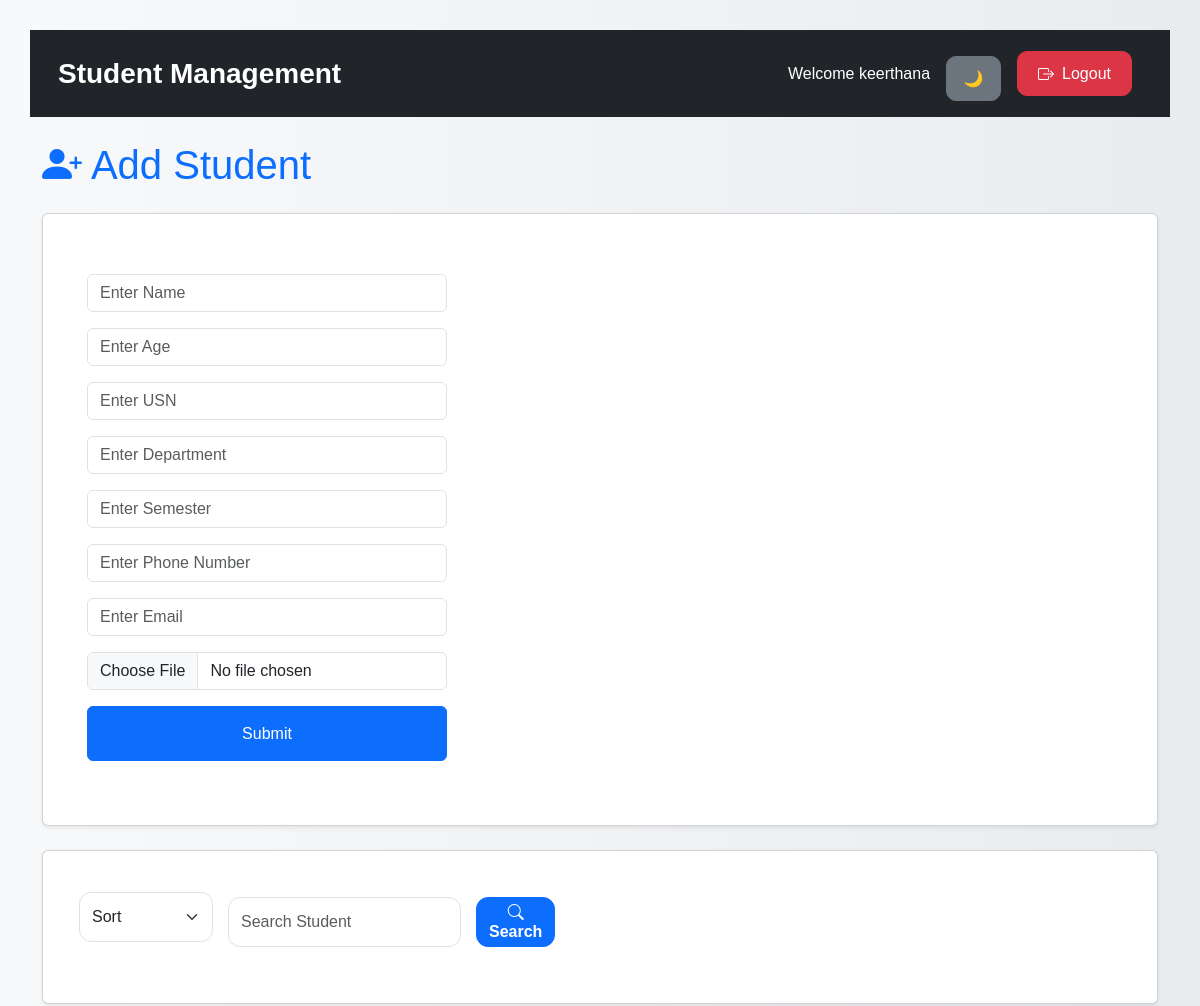
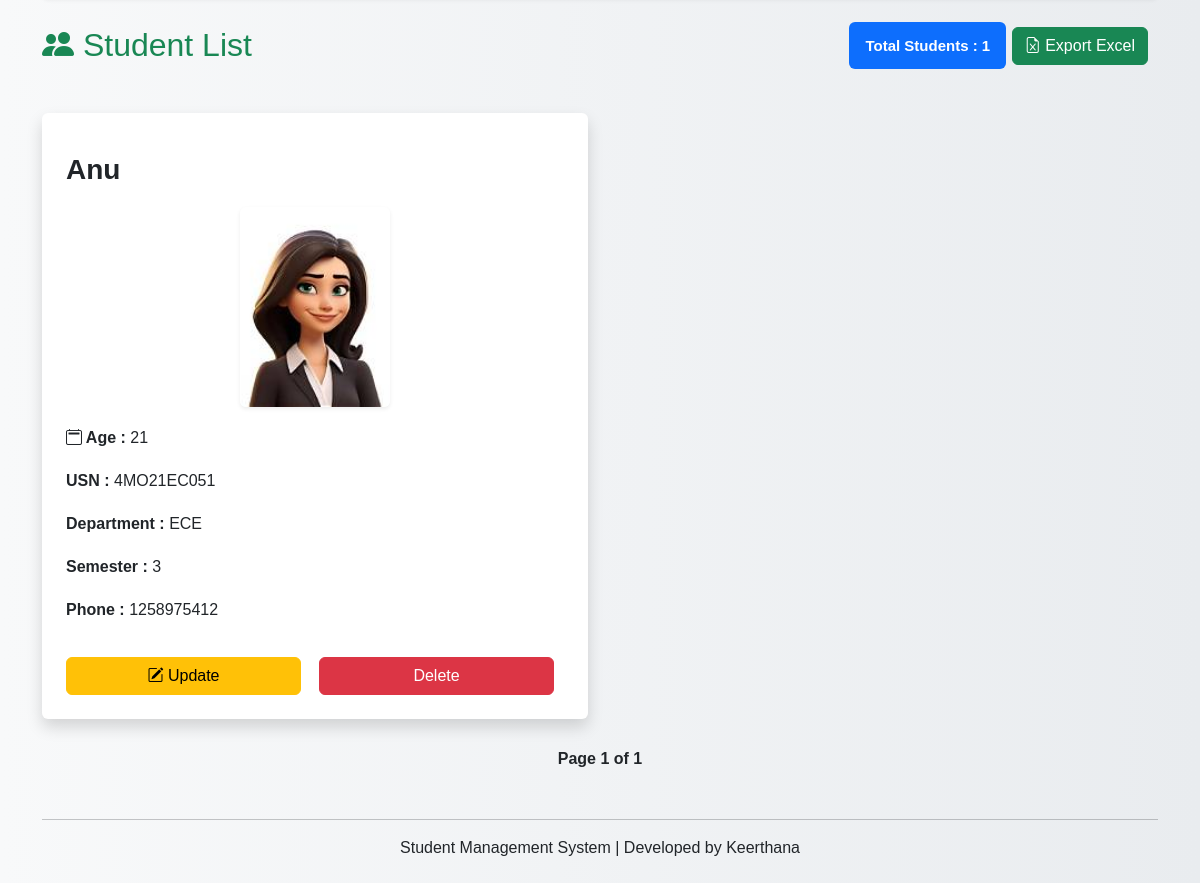
The app's page / (signed in) with its own data (2 pictures, top to bottom).
### home/models.py (models this page shows)
class Student(models.Model):
    user = models.ForeignKey(
    User,
    on_delete=models.CASCADE
    )
    email = models.EmailField()
    name = models.CharField(max_length=100)
    age = models.IntegerField()
    image = models.ImageField(upload_to='students/')
    usn = models.CharField(max_length=20)
    department = models.CharField(max_length=100)
    semester = models.IntegerField()
    phone = models.CharField(max_length=15)
    created_at = models.DateTimeField(default=now)

### home/views.py (the view, shortened to what this page needs)
# urls.py: path('', home),
@login_required(login_url='/login/')
def home(request):
    message = ""
    search = request.GET.get('search', '')
    sort = request.GET.get('sort', '')
    order = '-created_at'
    if sort == 'old':
        order = 'created_at'
    elif sort == 'name':
        order = 'name'
    elif sort == 'semester':
        order = 'semester'
    elif sort == 'department':
        order = 'department'
    elif sort == 'age':
        order = 'age'
    elif sort == 'new':
        order = '-created_at'
    if search:
        students = Student.objects.filter(
            Q(name__icontains=search) |
            Q(usn__icontains=search) |
            Q(department__icontains=search) |
            Q(phone__icontains=search),
            user=request.user
        ).order_by(order)
    else:
        students = Student.objects.filter(
            user=request.user
        ).order_by(order)
    total_students = students.count()
    paginator = Paginator(students, 2)
    page_number = request.GET.get('page')
    students = paginator.get_page(page_number)
    data = {
        'total_students': total_students,
        'message': message,
        'students': students,
        'sort': sort,
        'search': search
    }
    return render(request, 'home/home.html', data)

### home/templates/home/home.html (shortened to what this page needs)
{% load static %}
<link href="https://cdn.jsdelivr.net/npm/bootstrap@5.3.3/dist/css/bootstrap.min.css" rel="stylesheet">
<link
rel="stylesheet"
href="{% static 'css/style.css' %}">
<link
rel="stylesheet"
href="https://cdn.jsdelivr.net/npm/bootstrap-icons@1.11.3/font/bootstrap-icons.min.css">
<nav class="navbar navbar-dark bg-dark p-3 mb-4">
    <div class="container-fluid d-flex justify-content-between align-items-center">
        <a
        class="navbar-brand fw-bold fs-3 m-0"
        href="/"
        >
            Student Management
        </a>
        <div class="d-flex align-items-center gap-3">
            <span class="text-white m-0">
                Welcome {{ request.user.username }}
            </span>
            <button
            onclick="toggleDarkMode()"
            class="btn btn-secondary"
            style="
            width:55px;
            height:45px;
            border-radius:10px;
            padding:0;
            display:flex;
            align-items:center;
            justify-content:center;
            "
            >
                🌙
            </button>
            <a
            href="/logout/"
            class="btn btn-danger"
            style="
            height:45px;
            border-radius:10px;
            padding:0 20px;
            display:flex;
            align-items:center;
            justify-content:center;
            text-decoration:none;
            "
            >
                <i class="bi bi-box-arrow-right me-2"></i>
                Logout
            </a>
        </div>
    </div>
</nav>
<div class="container">
<h1 class="mb-4 text-primary">
    <i class="bi bi-person-plus-fill"></i>
    Add Student
</h1>
<div class="card p-4 mb-4 shadow-sm">
<form method="POST" enctype="multipart/form-data">
    <input
        type="text"
        name="student_name"
        placeholder="Enter Name"
        class="form-control mt-3"
        minlength="3"
        maxlength="50"
        pattern="[A-Za-z ]+"
        title="Name should contain only letters"
        required
    >
    <input
        type="number"
        name="student_age"
        placeholder="Enter Age"
        class="form-control mt-3"
        min="1"
        max="100"
        required
    >
    <input
        type="text"
        name="student_usn"
        placeholder="Enter USN"
        class="form-control mt-3"
        minlength="5"
        maxlength="20"
        required
    >
    <input
        type="text"
        name="student_department"
        placeholder="Enter Department"
        class="form-control mt-3"
        pattern="[A-Za-z ]+"
        title="Department should contain only letters"
        required
    >
    <input
        type="number"
        name="student_semester"
        placeholder="Enter Semester"
        class="form-control mt-3"
        min="1"
        max="8"
        required
    >
    <input
        type="text"
        name="student_phone"
        placeholder="Enter Phone Number"
        class="form-control mt-3"
        maxlength="10"
        pattern="[0-9]{10}"
        title="Phone number must contain exactly 10 digits"
        required
    >
    <input
        type="email"
        name="student_email"
        placeholder="Enter Email"
        class="form-control mt-3"
        required
    >
    <input
        type="file"
        name="student_image"
        class="form-control mt-3"
        accept="image/*"
        required
    >
    <button
        type="submit"
        class="btn btn-primary mt-3 w-100"
        style="height:55px;"
    >
        Submit
    </button>
</form>
</div>
<div class="card shadow-sm p-3 mb-4">
    <form method="GET">
        <div style="
        display:flex;
        gap:15px;
        align-items:center;
        ">
            <select
            name="sort"
            class="form-select"
            style="
            width:160px;
            height:50px;
            border-radius:12px;
            "
            >
                <option value="">
                    Sort
                </option>
            </select>
            <input
            type="text"
            name="search"
            value="{{ search }}"
            class="form-control"
            placeholder="Search Student"
            style="
            width:400px;
            height:50px;
            border-radius:12px;
            "
            >
            <button
            type="submit"
            class="btn btn-primary"
            style="
            width:140px;
            height:50px;
            border-radius:12px;
            font-weight:600;
            "
            >
                <i class="bi bi-search"></i>
                Search
            </button>
        </div>
    </form>
</div>
<div class="d-flex justify-content-between align-items-center mb-3">
    <h2 class="text-success">
        <i class="bi bi-people-fill"></i>
        Student List
    </h2>
    <h5>
        <span class="badge bg-primary p-3">
            Total Students :
            {{ total_students }}
        </span>
        <a
href="/export/"
class="btn btn-success"
>
    <i class="bi bi-file-earmark-excel"></i>
    Export Excel
</a>
    </h5>
</div>
{% if students %}
<div class="row">
{% for student in students %}
<div class="col-md-6 mb-4">
<div class="student-card p-4 shadow rounded">
    <h3 class="mt-3">
        <a
        href="/student/{{ student.id }}/"
        class="student-name fw-bold text-decoration-none"
        style="color: inherit;"
        >
            {{ student.name }}
        </a>
    </h3>
    {% if student.image %}
    <div class="text-center">
        <img
        src="{{ student.image.url }}"
        class="img-fluid rounded shadow-sm"
        style="
        height:200px;
        width:150px;
        object-fit:cover;
        margin-top:10px;
        ">
    </div>
    {% endif %}
    <p class="mt-3">
        <strong>
            <i class="bi bi-calendar2"></i>
            Age :
        </strong>
        {{ student.age }}
    </p>
    <p>
        <strong>USN :</strong>
        {{ student.usn }}
    </p>
    <p>
        <strong>Department :</strong>
        {{ student.department }}
    </p>
    <p>
        <strong>Semester :</strong>
        {{ student.semester }}
    </p>
    <p>
        <strong>Phone :</strong>
        {{ student.phone }}
    </p>
    <div class="mt-3 d-flex gap-2">
        <a
        href="/update/{{ student.id }}/"
        class="btn btn-warning w-100"
        >
            <i class="bi bi-pencil-square"></i>
            Update
        </a>
        <a
        href="/delete/{{ student.id }}/"
        class="btn btn-danger w-100"
        onclick="return confirm('Are you sure?')"
        >
            Delete
        </a>
    </div>
</div>
</div>
{% endfor %}
</div>
<div class="mt-4 text-center">
<span class="mx-3 fw-bold">
    Page {{ students.number }}
    of
    {{ students.paginator.num_pages }}
</span>
</div>
{% endif %}
<footer class="text-center mt-5 mb-3">
    <hr>
    <p>
        Student Management System |
        Developed by Keerthana
    </p>
</footer>
</div>

### home/static/css/style.css (style rules this page uses)
h1,h2 { color: darkblue; }
form { background-color: white; padding: 20px; margin-bottom: 20px; border-radius: 10px; width: 400px; }
input { width: 90%; padding: 10px; margin-top: 10px; }
button { background-color: blue; color: white; padding: 10px 20px; border: none; margin-top: 10px; cursor: pointer; }
a { text-decoration: none; margin-right: 10px; }
.student-card { background-color: white; padding: 20px; height: 100%; margin-top: 20px; border-radius: 10px; box-shadow: 0px 0px 10px lightgray; }
.student-card { transition: 0.3s; }
.student-card { background: white; border-radius: 18px; padding: 20px; height: 100%; display: flex; flex-direction: column; justify-content: space-between; transition: 0.3s; }

### records on screen
Student: name "Anu", image (picture), age "21", usn "4MO21EC051", department "ECE", semester "3", phone "1258975412"

### other values on screen
{{ request.user.username }} "keerthana"
{{ total_students }} "1"
{{ students.number }} "1"
{{ students.paginator.num_pages }} "1"
